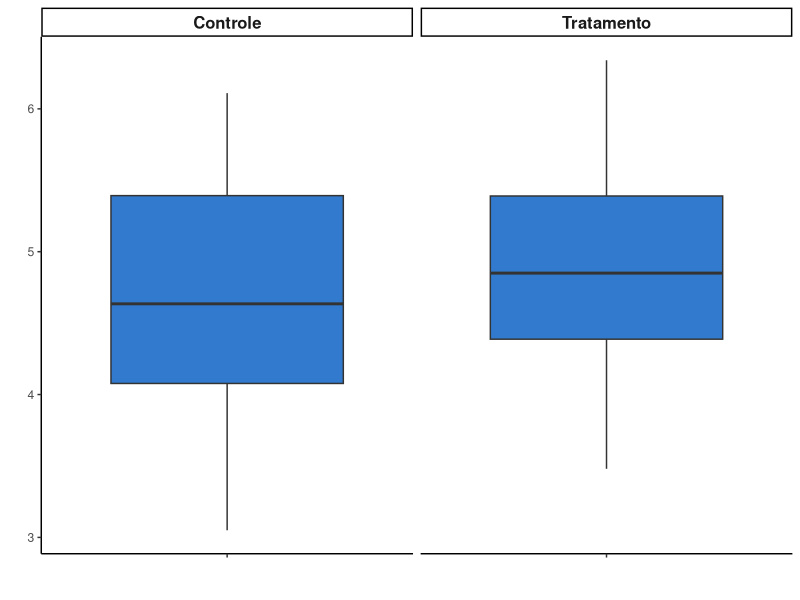
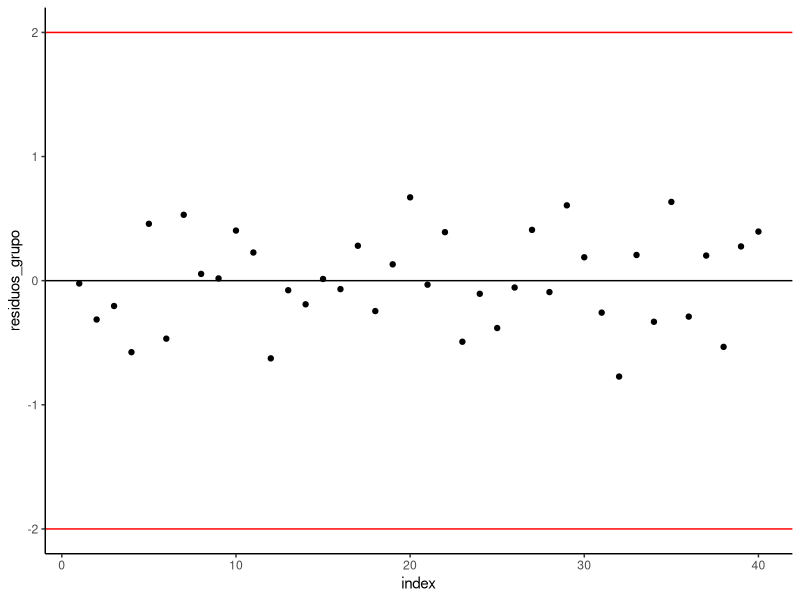
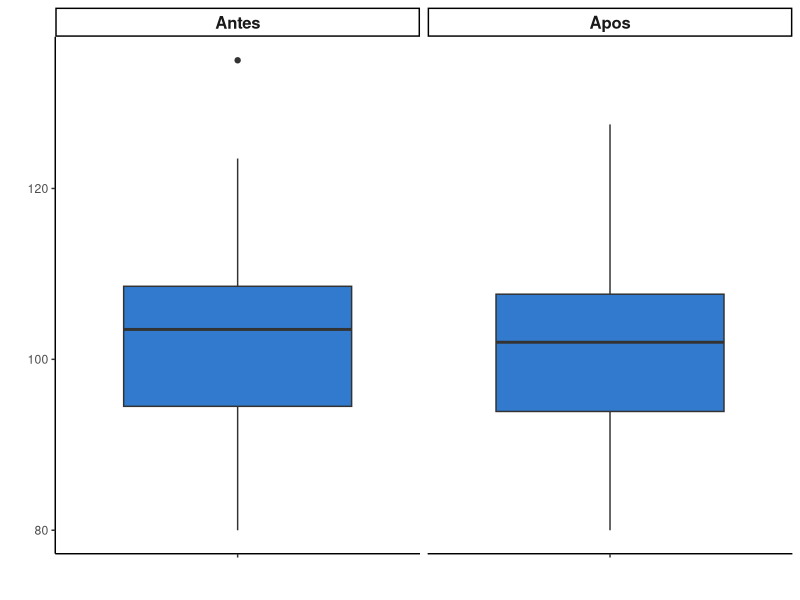

Here is the R script that generated these plots, in order: (Note: this script raises an error after producing the figures.)
## ---- chunk 1
df <- data.frame(cbind(Tratamento = c(4.81,4.17,4.41,3.59,5.87,3.83,6.03,4.98,4.90,5.75,5.36,3.48,4.69,4.44,4.89,4.71,5.48,4.32,5.15,6.34),
            Controle = c(4.66,5.58,3.66,4.50,3.90,4.61,5.62,4.53,6.05,5.14,4.17,3.05,5.18,4.01,6.11,4.10,5.17,3.57,5.33,5.59)))
## ---- chunk 2
require(kableExtra)
require(psych)
require(dplyr)
df %>% 
  describe() %>% 
  round(2) %>% 
  select("Média"=mean,"DP" =sd,"Mínimo"=min, "Máximo"=max) %>% 
  kable() %>% 
  kable_paper("hover", full_width = F)
## ---- chunk 3
require(ggplot2)
require(tidyr)
df <- gather(df)
df %>%
  ggplot()+
  aes(x = "", y = value) +
  geom_boxplot(fill = "#317acd") +
  facet_grid(~key)+
  labs(x="",y="")+
  theme_classic()+
  theme(strip.text.x = element_text(face = "bold", size=12),
        strip.text = element_text(size=.9, lineheight=1))
## ---- chunk 4
shapiro.test(df$value)
## ---- chunk 5
t.test(df$value~df$key)
## ---- chunk 6
mu_trat <- 4.86
var_trat <- round(.79^2,2)
mu_cont <- 4.73
var_cont <- round(.86^2,2)
mu_geral <- round(mean(df$value),2)
var_geral <- round(var(df$value),2)

vero <- function(x, mu, sig){
  k <- (-length(x)/2) * log(2*pi*sig) - sum(x-mu)/2*sig
  return(round(k,2))
}

vero_geral <- vero(df$value, mu_geral, var_geral)
vero_grupo <- vero(df$value[df$key == "Tratamento"], mu_trat, var_geral) + vero(df$value[df$key == "Controle"], mu_cont, var_geral) 

cbind("Média" = c(mu_geral, mu_cont,mu_trat),
      "Variância" = c(var_geral, var_cont, var_trat),
      "Verossimilhança" = c(vero_geral, vero_grupo, "-")) %>% 
  magrittr::set_rownames(c("Geral", "Controle", "Tratamento")) %>% 
  kable() %>% 
  kable_paper("hover", full_width = F)
## ---- chunk 7
residuos_grupo <- case_when(df$key == "Tratamento" ~ (df$value - mu_trat)/sqrt(mu_trat),
                            T ~ (df$value - mu_cont)/sqrt(mu_cont))

data.frame(cbind(residuos_grupo)) %>% 
  mutate(index = c(1:40)) %>% 
  ggplot(aes(x= index, y=residuos_grupo))+
    geom_point()+
    geom_hline(yintercept=0)+
    geom_hline(yintercept=2, color="red")+
    geom_hline(yintercept=-2, color="red")+
    theme_classic()
## ---- chunk 8
df <- data.frame(cbind(Registro = c(1:20),
                       Antes = c(100.8,102,105.9,108,92,116.7,110.2,135,123.5,95,105,85,107.2,80,115.1,103.5,82,101.5,103.5,93),
                       Apos = c(97,107.5,97,108,84,111.5,102.5,127.5,118.5,94.2,105,82.4,98.2,83.6,115,103,80,101.5,102.6,93)))
## ---- chunk 9
df %>% 
  select(-Registro) %>% 
  describe() %>% 
  round(2) %>% 
  select("Média"=mean,"DP" =sd,"Mínimo"=min, "Máximo"=max) %>% 
  kable() %>% 
  kable_paper("hover", full_width = F)
## ---- chunk 10
df <- df %>% select(-Registro) %>% gather()
df %>%
  ggplot()+
  aes(x = "", y = value) +
  geom_boxplot(fill = "#317acd") +
  facet_grid(~key)+
  labs(x="",y="")+
  theme_classic()+
  theme(strip.text.x = element_text(face = "bold", size=12),
        strip.text = element_text(size=.9, lineheight=1))
## ---- chunk 11
shapiro.test(df$value)
## ---- chunk 12
t.test(df$value~df$key)
## ---- chunk 13
diferenca <- df$value[df$key == "Antes"] - df$value[df$key == "Apos"]

t.test(diferenca)
## ---- chunk 14
t.test(df$value~df$key,paired = TRUE)
